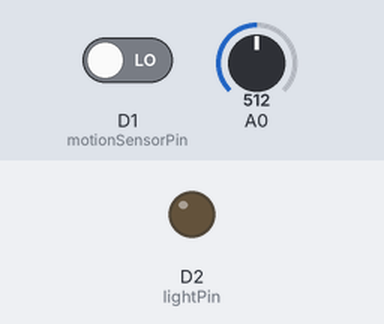
A sketch run on a simulated ESP8266 (NodeMCU). On the bench: output pins drawn as LEDs (lit = HIGH). The test bench sets the inputs (shaded band); at power-on: D1 (motionSensorPin) LOW, A0 = 512. WiFi joins after 1.5 s; servers stay silent unless stated; uploads are accepted with an empty reply; what the sketch prints to the serial monitor is not drawn.

Above: at 2.7 s.
2.8 s: D1 (motionSensorPin) driven HIGH
At 4.1 s:
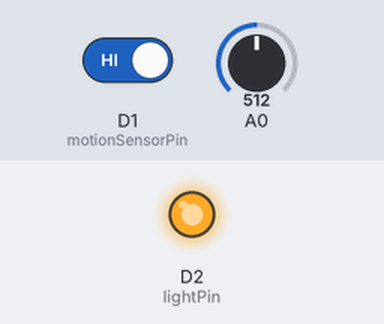
Timing chart, 0 to 5.8 s (numbered marks = the images above; inputs shaded):
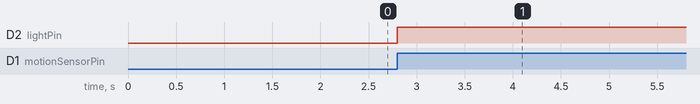

Measured:
- after the input at 2.8 s, D2 (lightPin): LOW → HIGH at once

The sketch:

LightController.ino
```cpp
#include <ESP8266WiFi.h>
#include <ESP8266HTTPClient.h>

int lightPin = D2;
int motionSensorPin = D1;

bool lightOnBool = false;
int milliSecondsToKeepLightOn = 5000;
unsigned long timeStamp = 0;
int lightValueLimit = 600;

const char* newHostname = "LightController";

const char* ssid = "NPJYOGA9I";
const char* password =  "aaaabbbb";

const char* hostname = "http://192.168.137.174/updateLight?state=";
String url = hostname;

void sendState(int value)
{
  int code = -1;
  while (code != 200)
  {
    WiFiClient client;
    HTTPClient http;
    http.begin(client, url + String(value));
    Serial.println(code);
    Serial.println(url + String(value));
    code = http.GET();
    http.end();
    delay(1000);
  }
}

void lightOn()
{
  WiFiClient client;
  HTTPClient http;
  digitalWrite(lightPin, HIGH);
  timeStamp = millis();
  if (!lightOnBool)
  {
    http.begin(client, url + "1");
    http.GET();
    Serial.println(url + "1");
    http.end();
  }
  lightOnBool = true;
}

void lightOff()
{
  WiFiClient client;
  HTTPClient http;
  digitalWrite(lightPin, LOW);
  if (lightOnBool)
  {
    http.begin(client, url + "0");
    http.GET();
    Serial.println(url + "0");
    http.end();
  }
  lightOnBool = false;
}

void setup()
{
  WiFi.hostname(newHostname);
  Serial.begin(9600);
  pinMode(lightPin, OUTPUT);
  pinMode(motionSensorPin, INPUT);
  WiFi.begin(ssid, password);
  while (WiFi.status() != WL_CONNECTED)
  {
    Serial.print(".");
    delay(500);
  }
  Serial.print("Connected to ");
  Serial.println(ssid);
  Serial.print("IP address: ");
  Serial.println(WiFi.localIP());
}

void loop()
{
  int LightValue = analogRead(A0);
  if (LightValue > lightValueLimit && !lightOnBool)
  {
    return;
  }

  if (digitalRead(motionSensorPin) == 1)
  {
    lightOn();
  }
  else if (millis() - timeStamp > milliSecondsToKeepLightOn)
  {
    lightOff();
  }

}
```
